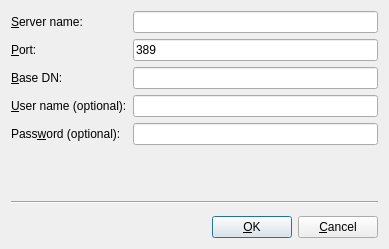
<ui version="4.0" >
 <class>AddDirectoryServiceDialog</class>
 <widget class="QDialog" name="AddDirectoryServiceDialog" >
  <property name="geometry" >
   <rect>
    <x>0</x>
    <y>0</y>
    <width>389</width>
    <height>249</height>
   </rect>
  </property>
  <property name="windowTitle" >
   <string>Add or Change Directory Service</string>
  </property>
  <layout class="QGridLayout" >
   <property name="margin" >
    <number>11</number>
   </property>
   <property name="spacing" >
    <number>6</number>
   </property>
   <item row="0" column="0" >
    <widget class="QLabel" name="serverNameLA" >
     <property name="text" >
      <string>&amp;Server name:</string>
     </property>
     <property name="buddy" >
      <cstring>serverNameED</cstring>
     </property>
    </widget>
   </item>
   <item row="2" column="1" colspan="3" >
    <widget class="QLineEdit" name="descriptionED" />
   </item>
   <item row="1" column="1" colspan="3" >
    <widget class="QLineEdit" name="portED" >
     <property name="text" >
      <string>389</string>
     </property>
    </widget>
   </item>
   <item row="0" column="1" colspan="3" >
    <widget class="QLineEdit" name="serverNameED" />
   </item>
   <item row="3" column="0" >
    <widget class="QLabel" name="usernameLA" >
     <property name="text" >
      <string>&amp;User name (optional):</string>
     </property>
     <property name="buddy" >
      <cstring>usernameED</cstring>
     </property>
    </widget>
   </item>
   <item row="5" column="3" >
    <spacer>
     <property name="orientation" >
      <enum>Qt::Vertical</enum>
     </property>
     <property name="sizeType" >
      <enum>QSizePolicy::Expanding</enum>
     </property>
     <property name="sizeHint" >
      <size>
       <width>20</width>
       <height>60</height>
      </size>
     </property>
    </spacer>
   </item>
   <item row="4" column="0" >
    <widget class="QLabel" name="passwordLA" >
     <property name="text" >
      <string>Pass&amp;word (optional):</string>
     </property>
     <property name="buddy" >
      <cstring>passwordED</cstring>
     </property>
    </widget>
   </item>
   <item row="8" column="2" >
    <widget class="QPushButton" name="PushButton3" >
     <property name="text" >
      <string>&amp;OK</string>
     </property>
     <property name="default" >
      <bool>true</bool>
     </property>
    </widget>
   </item>
   <item row="8" column="3" >
    <widget class="QPushButton" name="PushButton4" >
     <property name="text" >
      <string>&amp;Cancel</string>
     </property>
    </widget>
   </item>
   <item row="6" column="0" colspan="4" >
    <widget class="Line" name="line1" >
     <property name="frameShape" >
      <enum>QFrame::HLine</enum>
     </property>
     <property name="frameShadow" >
      <enum>QFrame::Sunken</enum>
     </property>
     <property name="orientation" >
      <enum>Qt::Horizontal</enum>
     </property>
    </widget>
   </item>
   <item rowspan="2" row="7" column="0" colspan="2" >
    <spacer>
     <property name="orientation" >
      <enum>Qt::Horizontal</enum>
     </property>
     <property name="sizeType" >
      <enum>QSizePolicy::Expanding</enum>
     </property>
     <property name="sizeHint" >
      <size>
       <width>260</width>
       <height>21</height>
      </size>
     </property>
    </spacer>
   </item>
   <item row="3" column="1" colspan="3" >
    <widget class="QLineEdit" name="usernameED" />
   </item>
   <item row="4" column="1" colspan="3" >
    <widget class="QLineEdit" name="passwordED" >
     <property name="echoMode" >
      <enum>QLineEdit::Password</enum>
     </property>
    </widget>
   </item>
   <item row="2" column="0" >
    <widget class="QLabel" name="descriptionLA" >
     <property name="text" >
      <string>&amp;Base DN:</string>
     </property>
     <property name="buddy" >
      <cstring>descriptionED</cstring>
     </property>
    </widget>
   </item>
   <item row="1" column="0" >
    <widget class="QLabel" name="portLA" >
     <property name="text" >
      <string>&amp;Port:</string>
     </property>
     <property name="buddy" >
      <cstring>portED</cstring>
     </property>
    </widget>
   </item>
  </layout>
 </widget>
 <tabstops>
  <tabstop>serverNameED</tabstop>
  <tabstop>portED</tabstop>
  <tabstop>descriptionED</tabstop>
  <tabstop>usernameED</tabstop>
  <tabstop>passwordED</tabstop>
  <tabstop>PushButton3</tabstop>
  <tabstop>PushButton4</tabstop>
 </tabstops>
 <resources/>
 <connections/>
</ui>
